Frame 1 (no input): blank canvas, image omitted
Frame 60 (no input): blank canvas, image omitted
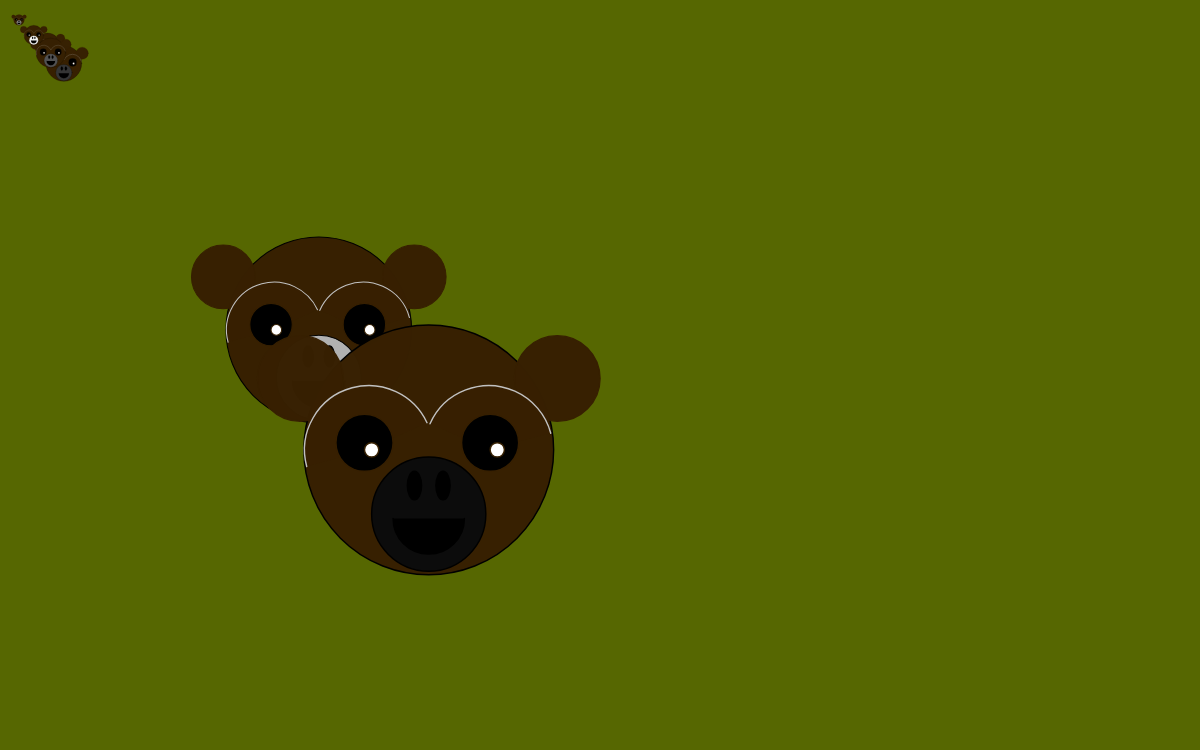
Frame 120 (the mouse pressed at the canvas centre since frame 60)

The p5.js sketch whose frames 1 and 60 were blank and that drew this single picture after the mouse press (run headless with seeded random() and noise() and a simulated clock; from frame 60 on, the mouse is pressed at the canvas centre):

// p5.js sketch
// ── sketch.js
let monkey = [];
let t = 5;

function setup(){
    createCanvas(windowWidth, 750);

    // create random movements for the monkey
  for ( var i = 0; i < 30; i++) {

  // Giving monkey array the max distance it can go and how big the monkey
  // will get in the finished code
monkey.push(
{
period: { x: random(30, 200), y: random(30, 200) },
maxSize: random(5),
maxDist: {
x: random(width/2),
y: random(height/2)
},
pos: {
x: random(width),
y: random(height)
} }
);
}
}

function draw() {
  // set background to green
  background('rgb(86, 103, 1)');

  //number of monkeys to be drawn according to mouse y position
  let drawAmount = map(mouseY, 0, width, 1, monkey.length);
  for (let y = 0 ; y < drawAmount ; y++) {
  // function to draw monkeys later on in the code
      drawMonkey(monkey[y], t);
  }
// time increment.
    t++;

}

// new function that will help draw the monkey.
function drawMonkey(monkey, time) {


  let x = tanPos(monkey.period.x, time/4);
  let y = tanPos(monkey.period.x, time/4);

// defining where the monkeys are going to the upper left corner of the page and how fast
  let pos_x = x * monkey.maxDist.x / monkey.pos.x;
  let pos_y = x * monkey.maxDist.y / monkey.pos.y;


monkeyCartoon(
pos_x, pos_y, x / monkey.maxSize, y / monkey.maxSize);
}


// defining new function
function monkeyCartoon(pos_x, pos_y, scale_x, scale_y){
    push();

// - postion monkey
  translate(pos_x, pos_y) ;
  scale(scale_x/2, scale_y/2);

// - draw monkey
  let eyeAngle = 330;
  let whiteDot = 348;
  let x = 330


  // body of the monkey
  fill('rgba(55, 32, 2, 0.99)');
  ellipse(300, 310, 175, 175);
  stroke('rgba(55, 32, 2, 0.99)');
  ellipse(210, 260, 60, 60);
  ellipse(390, 260, 60, 60);
  push();
  stroke('rgb(193, 193, 193)');
  arc(258, 310, 90, 90, radians(eyeAngle - 165), radians(eyeAngle + 5));
  arc(342, 310, 90, 90, radians(eyeAngle - 126), radians(eyeAngle + 15));
  pop();
  // monkey eyes
  fill('rgb(0, 0, 0)');
  ellipse(255, 305, 40, 40);
  ellipse(343, 305, 40, 40);
  fill('rgb(255, 255, 255)');
  ellipse(260, 310, 10, 10);
  push()
  fill('rgb(255, 255, 255)');
  ellipse(whiteDot, 310, 10, 10);
  pop()
  // Monkey Face
  push();
  fill(random(10, 255))
  stroke('rgb(0, 0, 0)');
  ellipse(300, 355, 80, 80);
  fill('rgb(0, 0, 0)');
  arc(300, 358, 50, 50, radians(eyeAngle + 30), radians(eyeAngle - 150));
  ellipse(290, 335, 10, 20);
  ellipse(310, 335, 10, 20);
  pop();

  pop()

        pop();
  }


function tanPos( timeScale, time ) {
    let zoo = tan( PI * (timeScale/time)/10 );
    return zoo;
}
